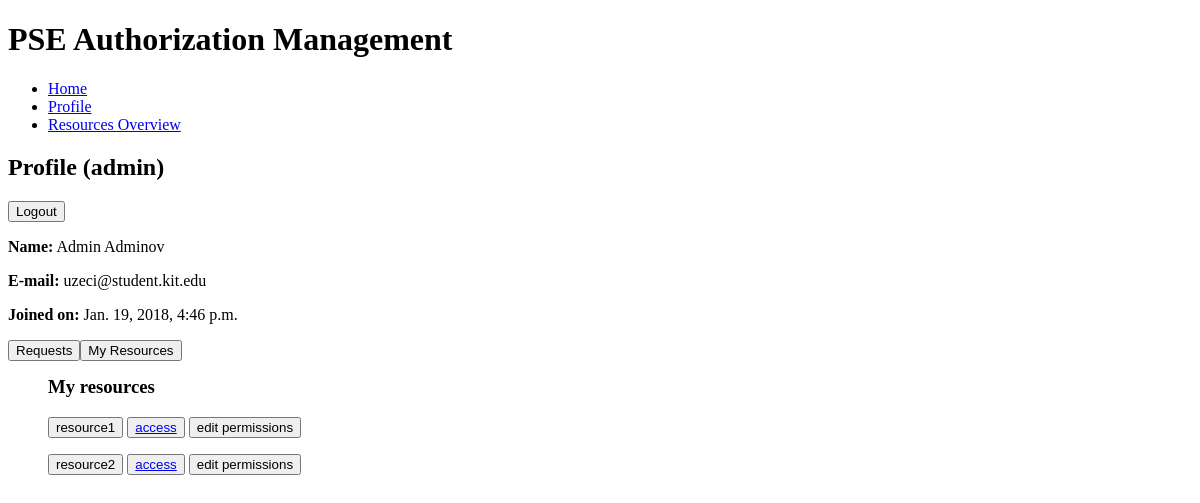
Page /my-resources/ (signed in) on the earlier database version.
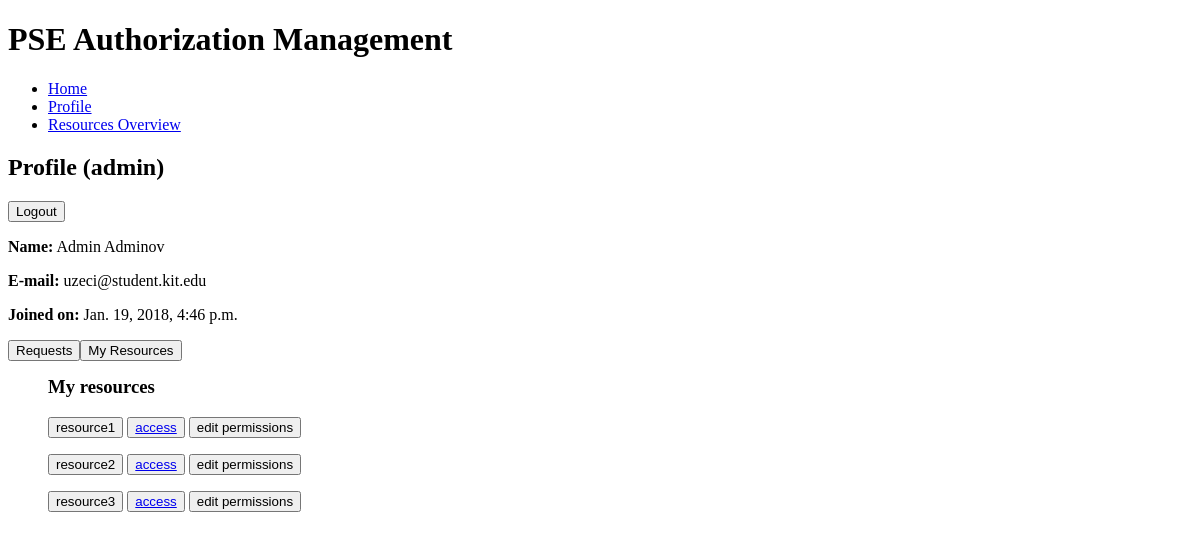
Same page on the later database version.
### AuthorizationManagement/models.py (models this page shows, shortened)
class Resource(models.Model):
    type = models.CharField(max_length=50, default = 'default_type')
    name = models.CharField(max_length=150, default = 'default_name')
    description = models.CharField(max_length=250, default = 'default_description')
    creationDate = models.DateTimeField(default=datetime.now, blank=True)
    readers = models.ManyToManyField(CustomUser, related_name= 'reader')
    owners = models.ManyToManyField(Owner, related_name= 'owner')
    link = models.FileField(null=True)

### AuthorizationManagement/views.py (the view)
# urls.py: re_path(r'^my-resources/$', views.MyResourcesView.as_view(), name = 'my resources' ),
@method_decorator(login_required, name='dispatch')
class MyResourcesView(generic.ListView):
    model = Resource
    template_name = 'AuthorizationManagement/resources.html'
    def get_queryset(self):
        current_user = Owner.objects.get(id=self.request.user.id)
        return current_user.owner.all()

### AuthorizationManagement/templates/AuthorizationManagement/resources.html
{% extends "AuthorizationManagement/profile.html" %}
	{% block profile %}
	<ul>
		<h3>My resources</h3>
			{% for resource in resource_list %}
						<p>
		<button type="button" onclick="window.location.href='resources/{{resource.id}}'">
				{{resource.name}}
			</button>
						    <button>
					    <a href="../resources/{{Resource.name}}.txt"download>access</a>
					</button>
			<button type="button" onclick="window.location.href='/my-resources/{{resource.id}}-edit-users-permissions'">
				edit permissions
			</button>
			</p>
            {% endfor %}
	</ul>
	{% endblock %}

Differences in the rows shown:
now on this page (row edited): Resource: name "resource3"
